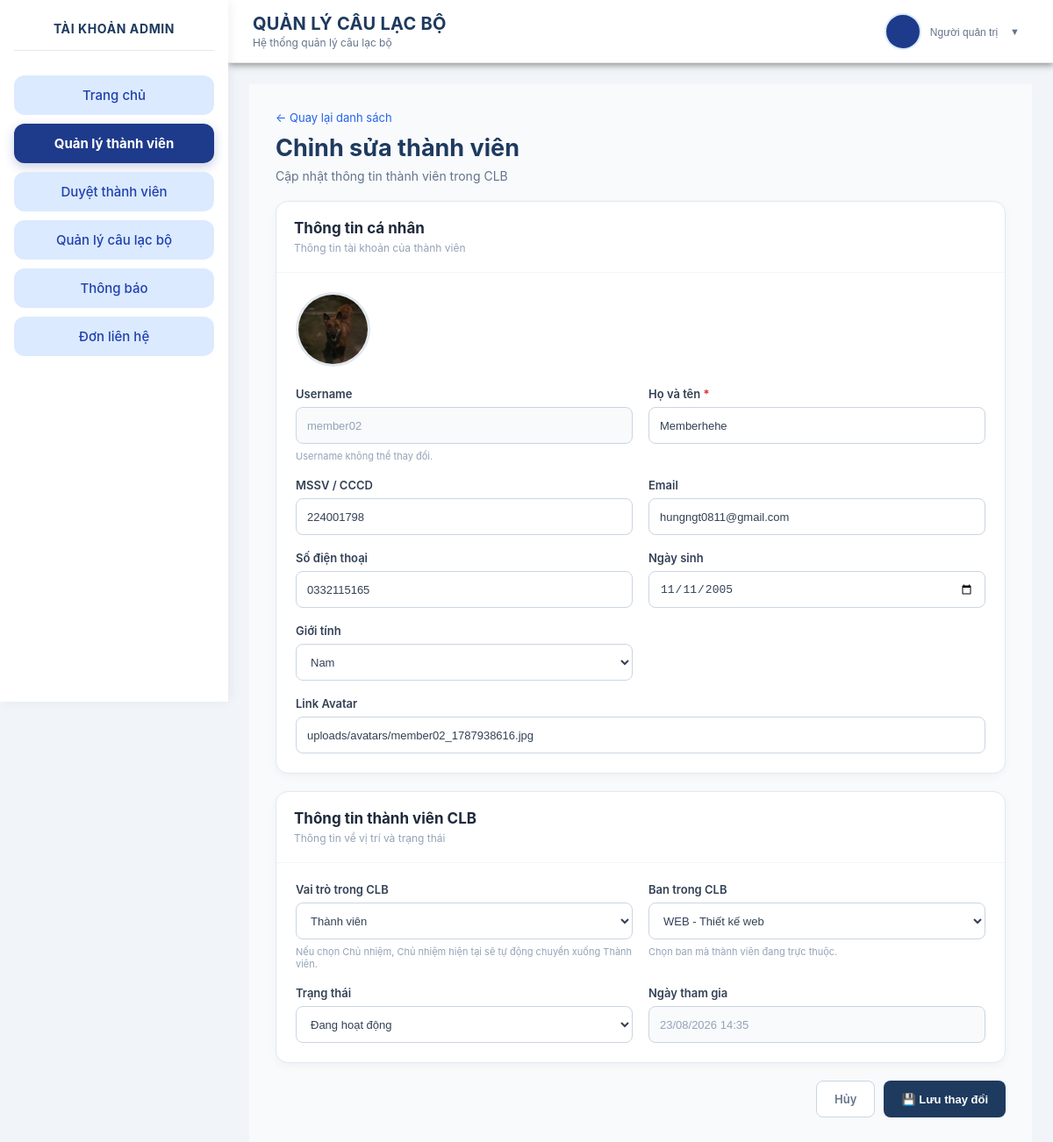
The page /admin/member_edit.php?username=member02 (signed in) on the database its author committed.
### tables this page shows
CREATE TABLE `clubmember` (
  `id` varchar(255) NOT NULL,
  `username` varchar(255) NOT NULL,
  `club_id` varchar(255) NOT NULL,
  `joined_at` datetime DEFAULT current_timestamp(),
  `position` varchar(255) DEFAULT NULL,
  `status` tinyint(1) DEFAULT 1,
  PRIMARY KEY (`id`),
  KEY `club_id` (`club_id`),
  KEY `username` (`username`)
);

CREATE TABLE `userinfo` (
  `username` varchar(100) NOT NULL,
  `fullname` varchar(100) DEFAULT NULL,
  `gender` varchar(100) DEFAULT NULL,
  `dob` date DEFAULT NULL,
  `email` varchar(100) DEFAULT NULL,
  `phone` varchar(100) DEFAULT NULL,
  `id_number` varchar(100) DEFAULT NULL,
  `avt_links` varchar(250) DEFAULT NULL,
  PRIMARY KEY (`username`)
);

CREATE TABLE `clubbandmember` (
  `username` varchar(100) DEFAULT NULL,
  `club_id` varchar(100) DEFAULT NULL,
  `band_id` varchar(100) DEFAULT NULL
);

CREATE TABLE `clubband` (
  `club_id` varchar(255) NOT NULL,
  `band_id` varchar(100) DEFAULT NULL,
  `band_name` varchar(100) DEFAULT NULL
);

### admin/member_edit.php (the view, shortened to what this page needs)
<?php
$database = new Database();
$db = $database->getConnection();
$clubId = "CLB001";
$stmt = $db->prepare("SELECT band_id, band_name FROM ClubBand WHERE club_id = :club_id ORDER BY band_id ASC");
$stmt->execute([':club_id' => $clubId]);
$bands = $stmt->fetchAll(PDO::FETCH_ASSOC);
$username = trim($_GET['username'] ?? '');
$stmt = $db->prepare("
    SELECT
        cm.username,
        cm.club_id,
        cm.joined_at,
        cm.position,
        cm.status,
        cbm.band_id,
        cb.band_name,
        ui.fullname,
        ui.email,
        ui.phone,
        ui.DOB,
        ui.id_number,
        ui.avt_links,
        ui.gender
    FROM ClubMember cm
    LEFT JOIN ClubBandMember cbm
        ON cbm.username = cm.username
       AND cbm.club_id = cm.club_id
    LEFT JOIN ClubBand cb
        ON cb.band_id = cbm.band_id
       AND cb.club_id = cm.club_id
    INNER JOIN UserInfo ui
        ON ui.username = cm.username
    WHERE cm.username = :username
      AND cm.club_id = :club_id
    LIMIT 1
");
$stmt->execute([
    ':username' => $username,
    ':club_id' => $clubId
]);
$member = $stmt->fetch(PDO::FETCH_ASSOC);
require_once "../includes/headers.php";
?>
<link rel="stylesheet" href="css/member_edit.css">
<div class="member-edit-page">
    <div class="edit-header">
        <div>
            <a href="members.php" class="back-link">
                ← Quay lại danh sách
            </a>
            <h1>
                Chỉnh sửa thành viên
            </h1>
            <p>
                Cập nhật thông tin thành viên trong CLB
            </p>
        </div>
    </div>
    <form
        method="POST"
        class="edit-form"
    >
        <div class="form-card">
            <div class="card-title">
                <h2>
                    Thông tin cá nhân
                </h2>
                <p>
                    Thông tin tài khoản của thành viên
                </p>
            </div>
            <div class="form-body">
                <div class="avatar-section">
                    <?php if (!empty($member['avt_links'])): ?>
                        <img
                            src="<?= htmlspecialchars(
                                $member['avt_links']
                            ) ?>"
                            class="edit-avatar"
                            alt="Avatar"
                            onerror="
                                this.style.display='none';
                                document.getElementById(
                                    'avatarFallback'
                                ).style.display='flex';
                            "
                        >
                    <?php else: ?>
                        <div class="avatar-fallback">
                            👤
                        </div>
                    <?php endif; ?>
                </div>
                <div class="form-group">
                    <label>
                        Username
                    </label>
                    <input
                        type="text"
                        value="<?= htmlspecialchars(
                            $member['username']
                        ) ?>"
                        disabled
                    >
                    <small>
                        Username không thể thay đổi.
                    </small>
                </div>
                <div class="form-group">
                    <label>
                        Họ và tên
                        <span>*</span>
                    </label>
                    <input
                        type="text"
                        name="fullname"
                        value="<?= htmlspecialchars(
                            $member['fullname'] ?? ''
                        ) ?>"
                        required
                    >
                </div>
                <div class="form-group">
                    <label>
                        MSSV / CCCD
                    </label>
                    <input
                        type="text"
                        name="id_number"
                        value="<?= htmlspecialchars(
                            $member['id_number'] ?? ''
                        ) ?>"
                    >
                </div>
                <div class="form-group">
                    <label>
                        Email
                    </label>
                    <input
                        type="email"
                        name="email"
                        value="<?= htmlspecialchars(
                            $member['email'] ?? ''
                        ) ?>"
                    >
                </div>
                <div class="form-group">
                    <label>
                        Số điện thoại
                    </label>
                    <input
                        type="text"
                        name="phone"
                        value="<?= htmlspecialchars(
                            $member['phone'] ?? ''
                        ) ?>"
                    >
                </div>
                <div class="form-group">
                    <label>
                        Ngày sinh
                    </label>
                    <input
                        type="date"
                        name="DOB"
                        value="<?=
                            !empty($member['DOB'])
                                ? date(
                                    'Y-m-d',
                                    strtotime(
                                        $member['DOB']
                                    )
                                )
                                : ''
                        ?>"
                    >
                </div>
                <div class="form-group">
                    <label>
                        Giới tính
                    </label>
                    <select name="gender">
                        <option
                            value="Nam"
                            <?= ($member['gender'] ?? '') === 'Nam'
                                ? 'selected'
                                : '' ?>
                        >
                            Nam
                        </option>
                    </select>
                </div>
                <div class="form-group full">
                    <label>
                        Link Avatar
                    </label>
                    <input
                        type="url"
                        name="avt_links"
                        value="<?= htmlspecialchars(
                            $member['avt_links'] ?? ''
                        ) ?>"
                        placeholder="https://..."
                    >
                </div>
            </div>
        </div>
        <div class="form-card">
            <div class="card-title">
                <h2>
                    Thông tin thành viên CLB
                </h2>
                <p>
                    Thông tin về vị trí và trạng thái
                </p>
            </div>
            <div class="form-body">
                <div class="form-group">
                    <label>
                        Vai trò trong CLB
                    </label>
                    <select name="position" required>
                        <option
                            value="Thành viên"
                            <?= ($member['position'] ?? '') === 'Thành viên'
                                ? 'selected'
                                : '' ?>
                        >
                            Thành viên
                        </option>
                    </select>
                    <small>
                        Nếu chọn Chủ nhiệm, Chủ nhiệm hiện tại sẽ tự động
                        chuyển xuống Thành viên.
                    </small>
                </div>
                <div class="form-group">
                    <label>
                        Ban trong CLB
                    </label>
                    <select name="band_id">
                        <?php foreach ($bands as $band): ?>
                            <option
                                value="<?= htmlspecialchars($band['band_id']) ?>"
                                <?= (string)($member['band_id'] ?? '') === (string)$band['band_id']
                                    ? 'selected'
                                    : '' ?>
                            >
                                <?= htmlspecialchars($band['band_id']) ?>
                                -
                            </option>
                        <?php endforeach; ?>
                    </select>
                    <small>
                        Chọn ban mà thành viên đang trực thuộc.
                    </small>
                </div>
                <div class="form-group">
                    <label>
                        Trạng thái
                    </label>
                    <select name="status">
                        <option
                            value="1"
                            <?= (string)$member['status'] === '1'
                                ? 'selected'
                                : '' ?>
                        >
                            Đang hoạt động
                        </option>
                    </select>
                </div>
                <div class="form-group">
                    <label>
                        Ngày tham gia
                    </label>
                    <input
                        type="text"
                        value="<?=
                            !empty($member['joined_at'])
                                ? date(
                                    'd/m/Y H:i',
                                    strtotime(
                                        $member['joined_at']
                                    )
                                )
                                : '--'
                        ?>"
                        disabled
                    >
                </div>
            </div>
        </div>
        <div class="form-actions">
            <a
                href="members.php"
                class="btn-cancel"
            >
                Hủy
            </a>
            <button
                type="submit"
                class="btn-save"
            >
                💾 Lưu thay đổi
            </button>
        </div>
    </form>
</div>
<?php require_once '../includes/footer.php' ?>
</body>

### admin/css/member_edit.css (style rules this page uses)
.member-edit-page { padding: 30px; background: #f8fafc; min-height: calc(100vh - 70px); }
.edit-header { margin-bottom: 20px; }
.back-link { display: inline-block; margin-bottom: 10px; color: #2563eb; font-size: 13px; text-decoration: none; }
.edit-header h1 { margin: 0 0 7px; color: #1e3a5f; font-size: 27px; }
.edit-header p { margin: 0; color: #64748b; font-size: 14px; }
.form-card { margin-bottom: 20px; background: white; border: 1px solid #e2e8f0; border-radius: 14px; box-shadow: 0 3px 10px rgba(15, 23, 42, 0.04); overflow: hidden; }
.card-title { padding: 20px; border-bottom: 1px solid #f1f5f9; }
.card-title h2 { margin: 0 0 5px; color: #1e293b; font-size: 17px; }
.card-title p { margin: 0; color: #94a3b8; font-size: 12px; }
.form-body { display: grid; grid-template-columns: repeat(2, minmax(0, 1fr)); gap: 18px; padding: 22px; }
.avatar-section { grid-column: 1 / -1; display: flex; align-items: center; margin-bottom: 5px; }
.edit-avatar, .avatar-fallback { width: 85px; height: 85px; object-fit: cover; border-radius: 50%; border: 3px solid #e2e8f0; }
.form-group { display: flex; flex-direction: column; gap: 7px; }
.form-group.full { grid-column: 1 / -1; }
.form-group label { color: #334155; font-size: 13px; font-weight: 600; }
.form-group label span { color: #dc2626; }
.form-group input, .form-group select { width: 100%; box-sizing: border-box; height: 42px; padding: 0 12px; border: 1px solid #cbd5e1; border-radius: 8px; outline: none; background: white; color: #334155; font-size: 13px; transition: 0.2s; }
.form-group input:disabled { background: #f8fafc; color: #94a3b8; cursor: not-allowed; }
.form-group small { color: #94a3b8; font-size: 11px; }
.form-actions { display: flex; justify-content: flex-end; gap: 10px; margin-top: 5px; }
.btn-cancel, .btn-save { height: 42px; display: flex; align-items: center; justify-content: center; padding: 0 20px; border-radius: 8px; font-size: 13px; font-weight: 600; text-decoration: none; cursor: pointer; }
.btn-cancel { background: white; border: 1px solid #cbd5e1; color: #64748b; }
.btn-save { border: none; background: #1e3a5f; color: white; }

### includes/headers.php (style rules this page uses)
* { margin: 0; padding: 0; box-sizing: border-box; }
html, body { height: 100%; font-family: -apple-system, BlinkMacSystemFont, "Segoe UI", Roboto, "Helvetica Neue", Arial, sans-serif; background: #f1f5f9; }

### rows shown on the page
clubmember: userinfo.avt_links (picture), username "member02", fullname "Memberhehe", id_number "224001798", email "hungngt0811@gmail.com", phone "0332115165", DOB "11/11/2005", avt_links "uploads/avatars/member02_1787938616.jpg", position "Thành viên", status "Đang hoạt động", joined_at "23/08/2026 14:35"
userinfo: gender "Nam"
clubbandmember: band_id "WEB - Thiết kế web"

### other values the page prints
$sidebarTitle "TÀI KHOẢN ADMIN"
